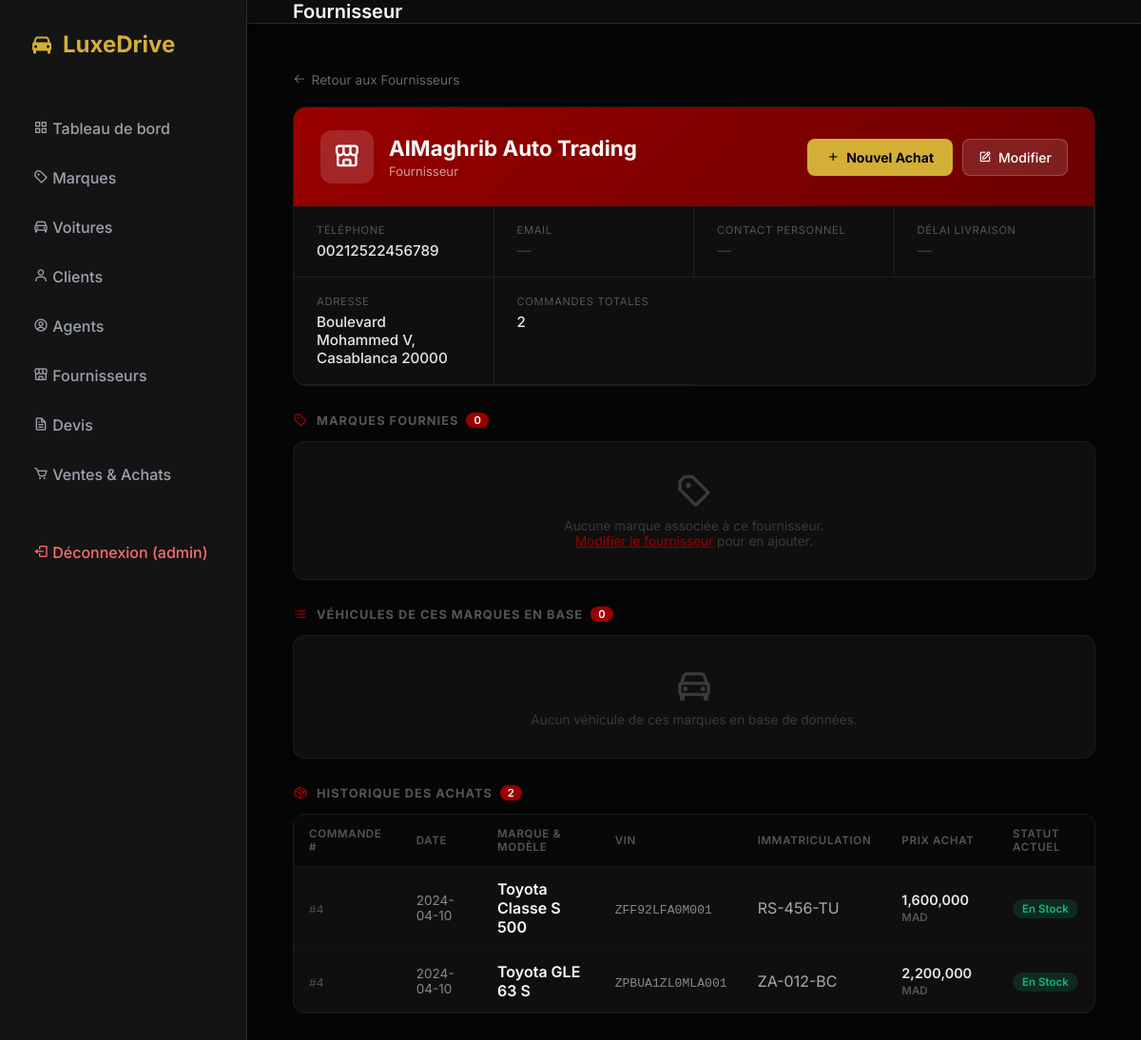
Page /fournisseurs/4 (signed in) on the earlier database version.
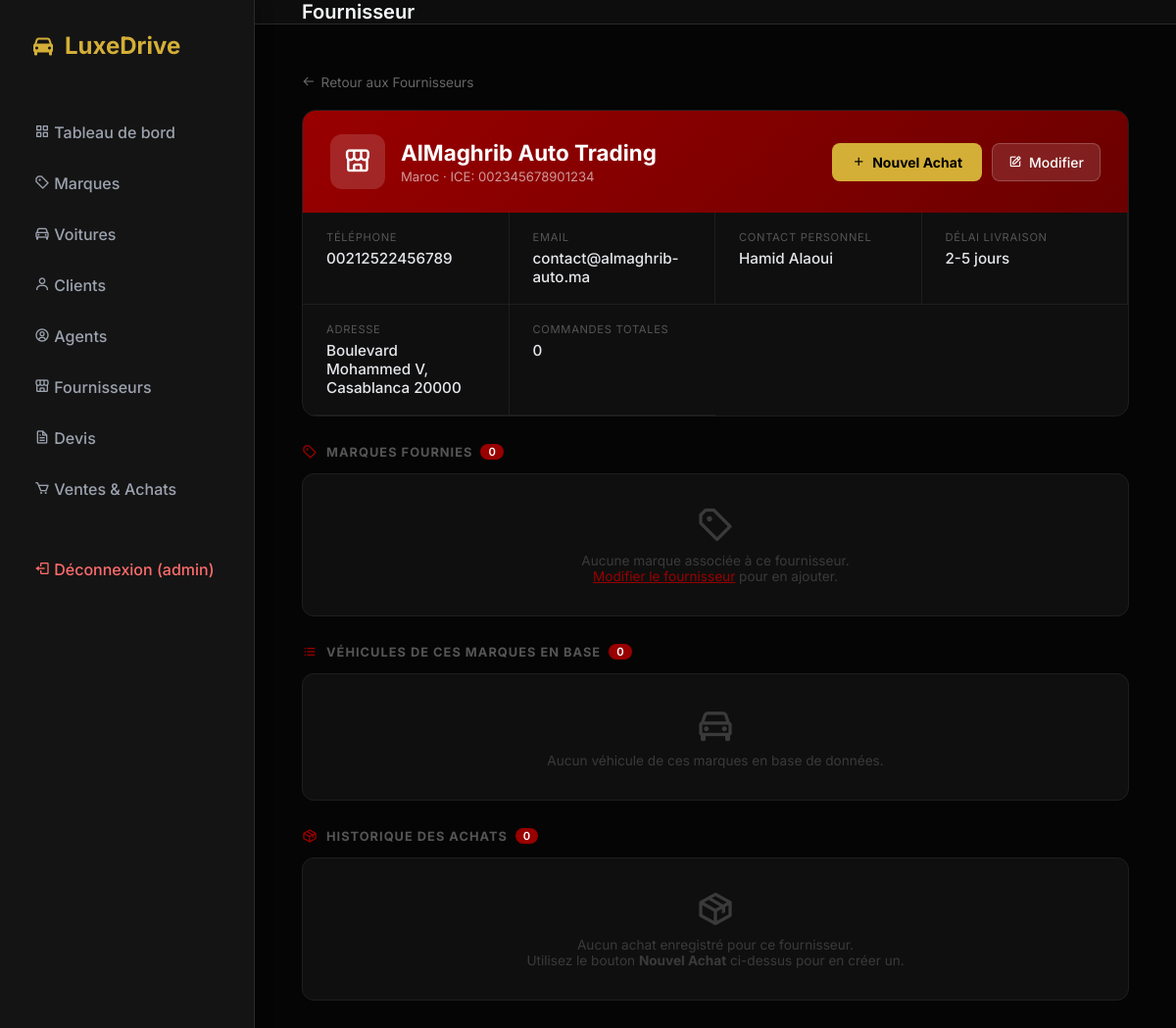
Same page on the later database version.
### tables this page shows
CREATE TABLE voiture (
    vin TEXT PRIMARY KEY,
    id_modele INTEGER,
    type TEXT CHECK( type IN ('neuf', 'occasion') ),
    immatriculation TEXT,
    annee INTEGER,
    prix_achat REAL,
    prix_vente REAL,
    statut TEXT CHECK( statut IN ('en_stock', 'reservee', 'vendue') ),
    FOREIGN KEY (id_modele) REFERENCES modele(id_modele)
);

CREATE TABLE commande_achat (
    id_cmdA INTEGER PRIMARY KEY AUTOINCREMENT,
    date_cmd DATE,
    id_fournisseur INTEGER,
    FOREIGN KEY (id_fournisseur) REFERENCES fournisseur(id_fournisseur)
);

CREATE TABLE marque (
    id_marque INTEGER PRIMARY KEY AUTOINCREMENT,
    nom_marque TEXT NOT NULL
);

CREATE TABLE modele (
    id_modele INTEGER PRIMARY KEY AUTOINCREMENT,
    nom_modele TEXT,
    id_marque INTEGER,
    FOREIGN KEY (id_marque) REFERENCES marque(id_marque)
);

CREATE TABLE fournisseur (
    id_fournisseur INTEGER PRIMARY KEY AUTOINCREMENT,
    nom TEXT,
    adresse TEXT,
    telephone TEXT
, ice              TEXT, pays             TEXT, delai_livraison  TEXT, contact_personnel TEXT, email            TEXT);

### app.py (the view)
@app.route('/fournisseurs/<int:id_fournisseur>')
@admin_required
def fournisseur_detail(id_fournisseur):
    db = get_db()
    cur = db.cursor()
    cur.execute('SELECT * FROM fournisseur WHERE id_fournisseur=?', (id_fournisseur,))
    fournisseur = cur.fetchone()
    if not fournisseur:
        flash('Fournisseur introuvable.', 'error')
        return redirect(url_for('fournisseurs'))
    cur.execute('''
        SELECT mq.id_marque, mq.nom_marque
        FROM fournisseur_marque fm
        JOIN marque mq ON fm.id_marque = mq.id_marque
        WHERE fm.id_fournisseur = ?
        ORDER BY mq.nom_marque
    ''', (id_fournisseur,))
    marques = cur.fetchall()
    cur.execute('''
        SELECT m.id_modele, m.nom_modele, mq.nom_marque, mq.id_marque
        FROM fournisseur_modele fm
        JOIN modele m ON fm.id_modele = m.id_modele
        JOIN marque mq ON m.id_marque = mq.id_marque
        WHERE fm.id_fournisseur = ?
        ORDER BY mq.nom_marque, m.nom_modele
    ''', (id_fournisseur,))
    modeles = cur.fetchall()
    cur.execute('''
        SELECT ca.id_cmdA, ca.date_cmd,
               v.vin, v.immatriculation, v.prix_achat, v.statut,
               m.nom_modele, mq.nom_marque
        FROM commande_achat ca
        JOIN ligne_achat la ON ca.id_cmdA = la.id_cmdA
        JOIN voiture v ON la.vin = v.vin
        JOIN modele m ON v.id_modele = m.id_modele
        JOIN marque mq ON m.id_marque = mq.id_marque
        WHERE ca.id_fournisseur = ?
        ORDER BY ca.date_cmd DESC
    ''', (id_fournisseur,))
    achats = cur.fetchall()
    cur.execute('''
        SELECT v.vin, v.immatriculation, v.prix_achat, v.prix_vente, v.annee, v.type, v.statut,
               m.nom_modele, mq.nom_marque
        FROM voiture v
        JOIN modele m ON v.id_modele = m.id_modele
        JOIN marque mq ON m.id_marque = mq.id_marque
        WHERE mq.id_marque IN (
            SELECT id_marque FROM fournisseur_marque WHERE id_fournisseur = ?
        )
        ORDER BY v.statut, mq.nom_marque, m.nom_modele
    ''', (id_fournisseur,))
    voitures = cur.fetchall()
    return render_template('fournisseur_detail.html',
                           fournisseur=fournisseur,
                           marques=marques,
                           modeles=modeles,
                           achats=achats,
                           voitures=voitures)

### app.py (called while the page is built)
def get_db():
    db = getattr(g, '_database', None)
    if db is None:
        db = g._database = sqlite3.connect(DATABASE)
        db.row_factory = sqlite3.Row
    return db

@app.teardown_appcontext
def close_connection(exception):
    db = getattr(g, '_database', None)
    if db is not None:
        db.close()

@app.before_request
def load_logged_in_user():
    user_id = session.get('user_id')
    if user_id is None:
        g.user = None
    else:
        db = get_db()
        cur = db.cursor()
        cur.execute('SELECT * FROM user WHERE id_user = ?', (user_id,))
        g.user = cur.fetchone()

def admin_required(f):
    @wraps(f)
    def decorated_function(*args, **kwargs):
        if 'user_id' not in session or session.get('role') != 'admin':
            return redirect(url_for('voitures'))
        return f(*args, **kwargs)
    return decorated_function

### templates/fournisseur_detail.html (shortened to what the changed rows need)
{% extends 'base.html' %}
{% block page_title %}Fournisseur{% endblock %}
{% block content %}
<div class="profile-card">
  <div class="profile-header">
    <div class="profile-header-left">
      <div>
        <div class="profile-name">{{ fournisseur.nom }}</div>
        <div class="profile-sub">
          {% if fournisseur.pays %}{{ fournisseur.pays }}{% endif %}
          {% if fournisseur.pays and fournisseur.ice %} · {% endif %}
          {% if fournisseur.ice %}ICE: {{ fournisseur.ice }}{% endif %}
          {% if not fournisseur.pays and not fournisseur.ice %}Fournisseur{% endif %}
        </div>
      </div>
    </div>
  </div>
  <div class="profile-body">
    <div class="info-item">
      <div class="info-label">Téléphone</div>
      <div class="info-value {% if not fournisseur.telephone %}dim{% endif %}">{{ fournisseur.telephone or '—' }}</div>
    </div>
    <div class="info-item">
      <div class="info-label">Email</div>
      <div class="info-value {% if not fournisseur.email %}dim{% endif %}">{{ fournisseur.email or '—' }}</div>
    </div>
    <div class="info-item">
      <div class="info-label">Contact Personnel</div>
      <div class="info-value {% if not fournisseur.contact_personnel %}dim{% endif %}">{{ fournisseur.contact_personnel or '—' }}</div>
    </div>
    <div class="info-item">
      <div class="info-label">Délai Livraison</div>
      <div class="info-value {% if not fournisseur.delai_livraison %}dim{% endif %}">{{ fournisseur.delai_livraison or '—' }}</div>
    </div>
    <div class="info-item">
      <div class="info-label">Adresse</div>
      <div class="info-value {% if not fournisseur.adresse %}dim{% endif %}">{{ fournisseur.adresse or '—' }}</div>
    </div>
    <div class="info-item">
      <div class="info-label">Commandes Totales</div>
      <div class="info-value">{{ achats | length }}</div>
    </div>
  </div>
</div>
<div class="section-title">
  <i class='bx bx-package'></i> Historique des Achats
  <span class="count">{{ achats | length }}</span>
</div>
{% if achats %}
<div class="table-wrap">
  <table>
    <thead>
      <tr>
        <th>Commande #</th>
        <th>Date</th>
        <th>Marque &amp; Modèle</th>
        <th>VIN</th>
        <th>Immatriculation</th>
        <th>Prix Achat</th>
        <th>Statut Actuel</th>
      </tr>
    </thead>
    <tbody>
      {% for a in achats %}
      <tr>
        <td><span class="order-id">#{{ a.id_cmdA }}</span></td>
        <td style="color:#888;font-size:0.85rem;">{{ a.date_cmd }}</td>
        <td style="font-weight:600;">{{ a.nom_marque }} {{ a.nom_modele }}</td>
        <td><a href="{{ url_for('voiture_detail', vin=a.vin) }}" class="link-vin">{{ a.vin }}</a></td>
        <td style="color:#aaa;">{{ a.immatriculation }}</td>
        <td class="price">{{ "{:,.0f}".format(a.prix_achat) }} <span class="price-sub">MAD</span></td>
        <td><span class="badge {{ a.statut }}">{{ a.statut | replace('_', ' ') | title }}</span></td>
      </tr>
      {% endfor %}
    </tbody>
  </table>
</div>
{% else %}
<div class="table-wrap">
  <div class="empty-state">
    <i class='bx bx-package'></i>
    <p>Aucun achat enregistré pour ce fournisseur.<br>
    Utilisez le bouton <strong>Nouvel Achat</strong> ci-dessus pour en créer un.</p>
  </div>
</div>
{% endif %}
{% endblock %}

Differences in the rows shown:
removed voiture: id_cmdA "4", date_cmd "2024-04-10", nom_marque "Toyota", nom_modele "Classe S 500", vin "ZFF92LFA0M001", immatriculation "RS-456-TU", prix_achat "1,600,000", statut "En Stock"
removed voiture: id_cmdA "4", date_cmd "2024-04-10", nom_marque "Toyota", nom_modele "GLE 63 S", vin "ZPBUA1ZL0MLA001", immatriculation "ZA-012-BC", prix_achat "2,200,000", statut "En Stock"
changed fournisseur "AlMaghrib Auto Trading": pays (not shown) → "Maroc"; ice (not shown) → "002345678901234"; email (not shown) → "contact@almaghrib-auto.ma"; contact_personnel (not shown) → "Hamid Alaoui"; delai_livraison (not shown) → "2-5 jours"
Other differences:
{{ achats | length }}: "2" → "0"
{{ fournisseur.email or '—' }}: "—" → (not shown)
{{ fournisseur.contact_personnel or '—' }}: "—" → (not shown)
{{ fournisseur.delai_livraison or '—' }}: "—" → (not shown)
text no longer shown: "Fournisseur COMMANDE # DATE MARQUE & MODÈLE VIN IMMATRICULATION PRIX ACHAT STATUT ACTUEL"
text now shown: "· ICE: Aucun achat enregistré pour ce fournisseur. Utilisez le bouton Nouvel Achat ci-dessus pour en créer un."
